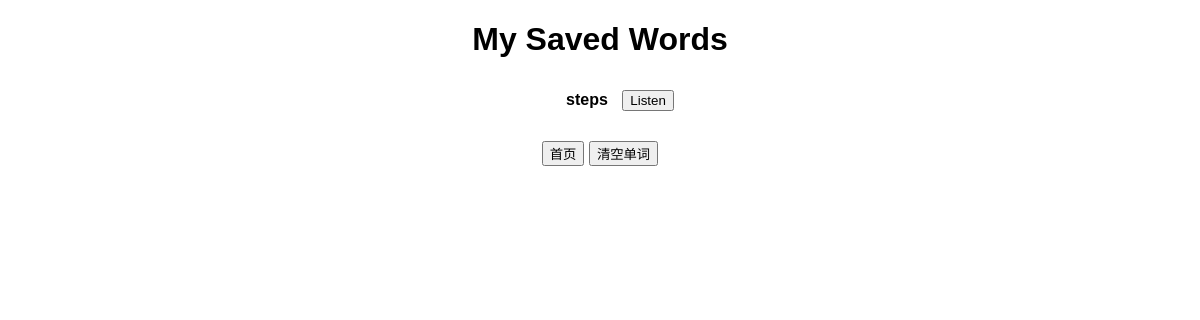
The app's page /my_words, older data.
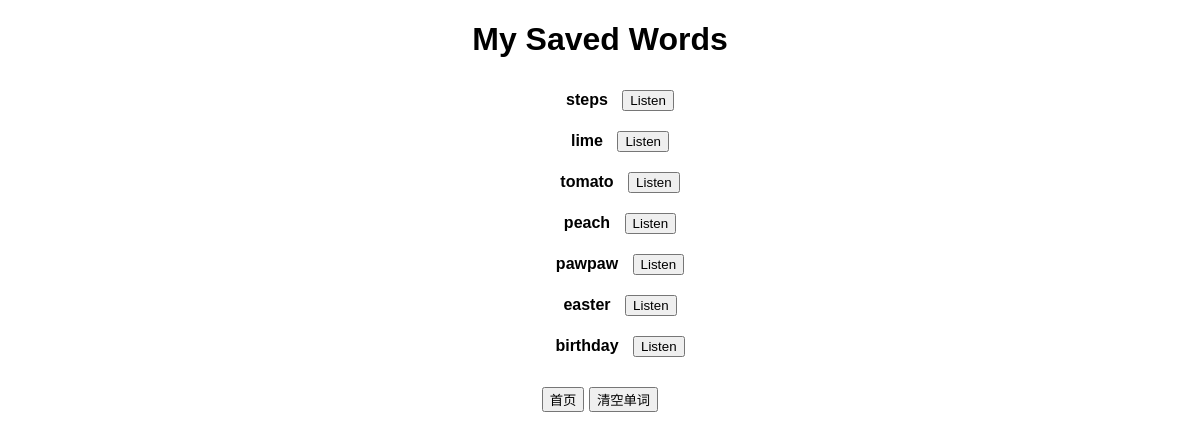
The same page, newer data.
### tables this page shows
CREATE TABLE user_words (
            id INTEGER PRIMARY KEY AUTOINCREMENT,
            word TEXT NOT NULL
        );

### app.py (the view)
@app.route('/my_words')
def my_words():
    conn = sqlite3.connect('words.db')
    cursor = conn.cursor()
    cursor.execute('SELECT word FROM user_words')
    words = cursor.fetchall()
    conn.close()
    return render_template('my_words.html', words=words)

### templates/my_words.html (shortened to what this page needs)
<!DOCTYPE html>
<html lang="en">
<head>
</head>
<body>
    <h1>My Saved Words</h1>
    <ul class="word-container">
        {% for word in words %}
            <li>
                <strong>{{ word[0] }}</strong>
                <button onclick="speak('{{ word[0] }}')">Listen</button>
            </li>
        {% endfor %}
    </ul>
    <div class="button-container">
        <button onclick="window.location.href='/'">首页</button>
        <button onclick="window.location.href='/clear_words'">清空单词</button>
    </div>
</body>
</html>

### templates/my_words.html (style rules this page uses)
body { font-family: Arial, sans-serif; text-align: center; margin: 0; padding: 0; }
.word-container { display: flex; flex-direction: column; align-items: center; margin: 20px; }
.word-container li { list-style: none; margin: 10px 0; }
.word-container button { margin-left: 10px; }
.button-container { margin-top: 20px; }

Row changes from the older to the newer data that the page shows:
added user_words: word "lime"
added user_words: word "tomato"
added user_words: word "peach"
added user_words: word "pawpaw"
added user_words: word "easter"
added user_words: word "birthday"
